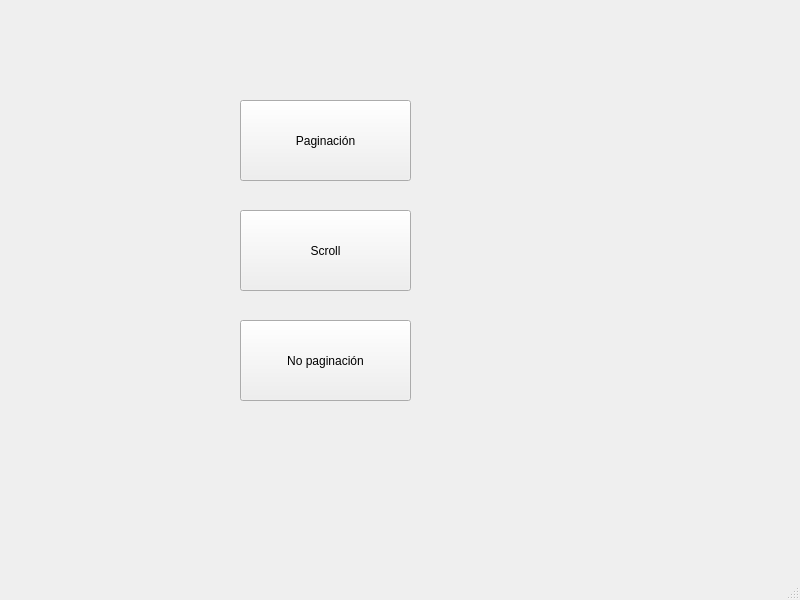
<?xml version="1.0" encoding="UTF-8"?>
<ui version="4.0">
 <class>MainWindow</class>
 <widget class="QMainWindow" name="MainWindow">
  <property name="geometry">
   <rect>
    <x>0</x>
    <y>0</y>
    <width>800</width>
    <height>600</height>
   </rect>
  </property>
  <property name="windowTitle">
   <string>MainWindow</string>
  </property>
  <widget class="QWidget" name="centralwidget">
   <widget class="QPushButton" name="pushButton">
    <property name="geometry">
     <rect>
      <x>240</x>
      <y>100</y>
      <width>171</width>
      <height>81</height>
     </rect>
    </property>
    <property name="text">
     <string>Paginación</string>
    </property>
   </widget>
   <widget class="QPushButton" name="pushButton_2">
    <property name="geometry">
     <rect>
      <x>240</x>
      <y>210</y>
      <width>171</width>
      <height>81</height>
     </rect>
    </property>
    <property name="text">
     <string>Scroll</string>
    </property>
   </widget>
   <widget class="QPushButton" name="pushButton_3">
    <property name="geometry">
     <rect>
      <x>240</x>
      <y>320</y>
      <width>171</width>
      <height>81</height>
     </rect>
    </property>
    <property name="text">
     <string>No paginación</string>
    </property>
   </widget>
  </widget>
  <widget class="QMenuBar" name="menubar">
   <property name="geometry">
    <rect>
     <x>0</x>
     <y>0</y>
     <width>800</width>
     <height>21</height>
    </rect>
   </property>
  </widget>
  <widget class="QStatusBar" name="statusbar"/>
 </widget>
 <resources/>
 <connections/>
</ui>
